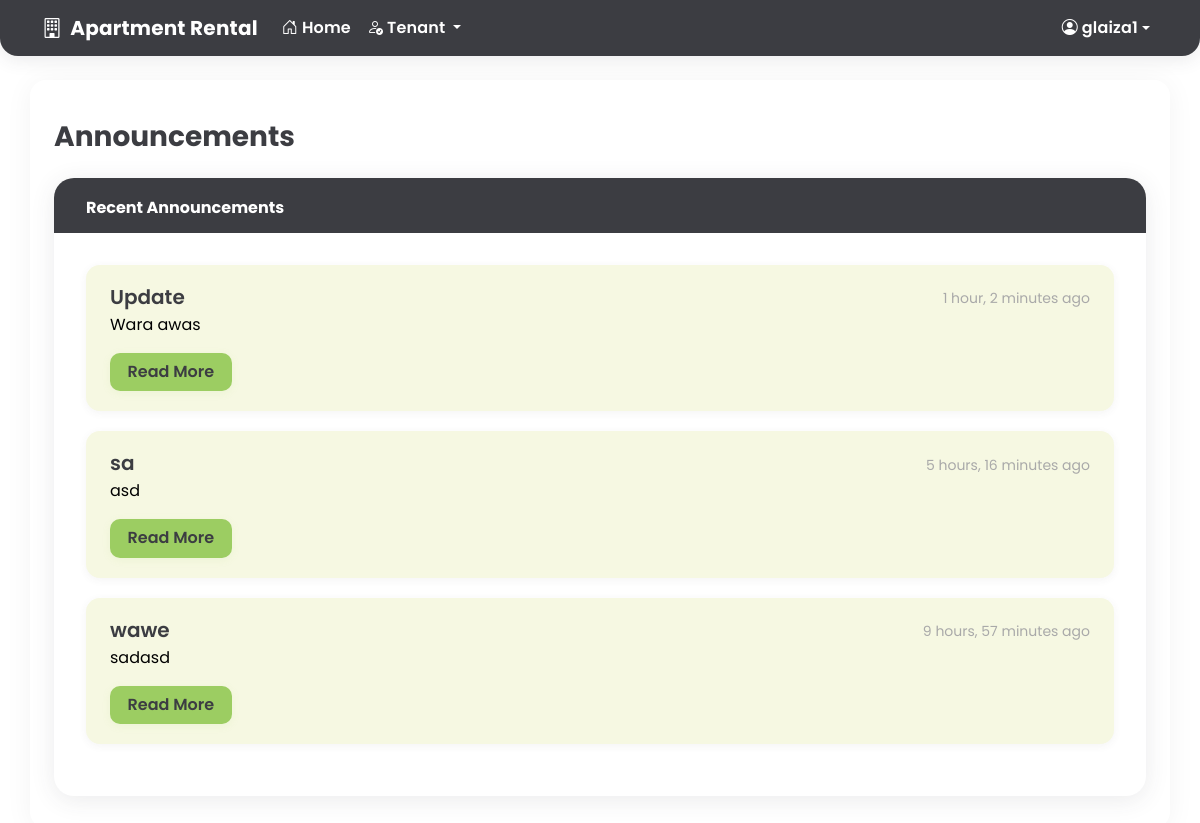
Screenshot of /tenant/announcements/ (signed in) with the database file from the repository.
### core/models.py (models this page shows, shortened)
class User(AbstractUser):
    CLIENT = 1
    TENANT = 2
    ADMIN = 3
    ROLE_CHOICES = (
        (CLIENT, 'Client'),
        (TENANT, 'Tenant'),
        (ADMIN, 'Admin'),
    )
    role = models.PositiveSmallIntegerField(choices=ROLE_CHOICES, default=CLIENT)
    phone_number = models.CharField(max_length=20, blank=True, null=True)
    facebook_account = models.URLField(blank=True, null=True)
    address = models.TextField(blank=True, null=True)
    occupation = models.CharField(max_length=100, blank=True, null=True)
    profile_picture = models.ImageField(upload_to='profile_pics/', blank=True, null=True)

class Announcement(models.Model):
    title = models.CharField(max_length=200)
    content = models.TextField()
    author = models.ForeignKey(User, on_delete=models.CASCADE)
    created_at = models.DateTimeField(auto_now_add=True)
    updated_at = models.DateTimeField(auto_now=True)
    is_global = models.BooleanField(default=True)
    recipients = models.ManyToManyField(User, related_name='announcements', blank=True)

### core/views.py (the view)
# urls.py: path('tenant/announcements/', views.tenant_announcements, name='tenant_announcements'),
@login_required
def tenant_announcements(request):
    if request.user.role != User.TENANT:
        return redirect('dashboard')
    announcements = Announcement.objects.filter(
        Q(is_global=True) | Q(recipients=request.user)
    ).order_by('-created_at')
    return render(request, 'tenant/announcements.html', {'announcements': announcements})

### templates/tenant/announcements.html (shortened to what this page needs)
{% extends 'base.html' %}
{% block content %}
<div class="container tenant-announcements-container">
    <h1 class="h3 mb-4" style="color:var(--charcoal);font-weight:700;">Announcements</h1>
    <div class="tenant-announcement-card">
        <div class="tenant-announcement-header">
            <h6>Recent Announcements</h6>
        </div>
        <div class="tenant-announcement-body">
            {% if announcements %}
                <div>
                    {% for announcement in announcements %}
                    <div class="tenant-announcement-list-item">
                        <div class="d-flex w-100 justify-content-between align-items-center">
                            <h5 class="mb-1">{{ announcement.title }}</h5>
                            <small>{{ announcement.created_at|timesince }} ago</small>
                        </div>
                        <p class="mb-1">{{ announcement.content|truncatewords:20 }}</p>
                        <div class="mt-2">
                            <a href="{% url 'tenant_announcement_detail' announcement.id %}" class="tenant-announcement-btn btn btn-sm">
                                Read More
                            </a>
                        </div>
                    </div>
                    {% endfor %}
                </div>
            {% else %}
                <div class="alert alert-info">
                    No announcements available.
                </div>
            {% endif %}
        </div>
    </div>
</div>
{% endblock %}

### templates/partials/_navbar.html (shortened to what this page needs)
<nav class="navbar navbar-expand-lg navbar-charcoal">
    <div class="container">
        <a class="navbar-brand fw-bold d-flex align-items-center" href="{% url 'home' %}">
            <i class="bi bi-building me-2"></i>Apartment Rental
        </a>
        <div class="collapse navbar-collapse" id="navbarNav">
            <ul class="navbar-nav me-auto">
                <li class="nav-item">
                    <a class="nav-link" href="{% url 'home' %}">
                        <i class="bi bi-house-door me-1"></i>Home
                    </a>
                </li>
                {% if user.is_authenticated %}
                    {% if user.role == user.ADMIN or user.is_superuser %}
                        <li class="nav-item dropdown">
                            <a class="nav-link dropdown-toggle" href="#" id="adminDropdown" role="button" data-bs-toggle="dropdown">
                                <i class="bi bi-speedometer2 me-1"></i>Admin
                            </a>
                            <ul class="dropdown-menu">
                                <li><a class="dropdown-item" href="{% url 'admin_dashboard' %}"><i class="bi bi-grid me-2"></i>Dashboard</a></li>
                                <li><a class="dropdown-item" href="{% url 'admin_units_list' %}"><i class="bi bi-house-gear me-2"></i>Units</a></li>
                                <li><a class="dropdown-item" href="{% url 'admin_applications' %}"><i class="bi bi-file-earmark-text me-2"></i>Applications</a></li>
                                <li><a class="dropdown-item" href="{% url 'admin_tenants' %}"><i class="bi bi-people me-2"></i>Tenants</a></li>
                                <li><a class="dropdown-item" href="{% url 'admin_payments' %}"><i class="bi bi-cash-stack me-2"></i>Payments</a></li>
                                <li><a class="dropdown-item" href="{% url 'admin_announcements' %}"><i class="bi bi-megaphone me-2"></i>Announcements</a></li>
                                <li><a class="dropdown-item" href="{% url 'admin_leave_requests' %}"><i class="bi bi-door-open me-2"></i>Leave Requests</a></li>
                                <li><a class="dropdown-item" href="{% url 'admin_messages' %}"><i class="bi bi-chat-left-text me-2"></i>Messages</a></li>
                            </ul>
                        </li>
                    {% elif user.role == user.TENANT %}
                        <li class="nav-item dropdown">
                            <a class="nav-link dropdown-toggle" href="#" id="tenantDropdown" role="button" data-bs-toggle="dropdown">
                                <i class="bi bi-person-check me-1"></i>Tenant
                            </a>
                        </li>
                    {% endif %}
                {% endif %}
            </ul>
            <ul class="navbar-nav">
                {% if user.is_authenticated %}
                    <li class="nav-item dropdown">
                        <a class="nav-link dropdown-toggle d-flex align-items-center" href="#" id="userDropdown" role="button" data-bs-toggle="dropdown">
                            <i class="bi bi-person-circle me-1"></i>
                            <span class="d-none d-lg-inline">{{ user.username|truncatechars:12 }}</span>
                        </a>
                    </li>
                {% endif %}
            </ul>
        </div>
    </div>
</nav>

### static/css/style.css (style rules this page uses)
:root { --charcoal: #3C3D42; --kiwi-green: #9CCD62; --soft-cream: #F6F8E2; --sage-beige: #E0DDCA; --cloud-white: #FFFFFF; --error-red: #D9534F; --sky-blue: #5BC0DE; --success-olive: #6BA539; --neutral-gray: #A9A9A9; }
body { background-color: #f8f9fa; }
a { text-decoration: none; }
.btn { border-radius: 0.35rem; padding: 0.5rem 1rem; }

### templates/partials/_navbar.html (style rules this page uses)
.navbar-charcoal { background-color: var(--charcoal) !important; color: var(--cloud-white) !important; border-radius: 0 0 18px 18px; box-shadow: 0 4px 18px 0 rgba(60, 61, 66, 0.10); font-family: 'Poppins', Arial, sans-serif !important; padding-top: 0.5rem; padding-bottom: 0.5rem; }
.navbar-charcoal .navbar-brand, .navbar-charcoal .nav-link, .navbar-charcoal .bi { color: var(--cloud-white) !important; font-family: 'Poppins', Arial, sans-serif !important; font-weight: 600; letter-spacing: 0.01em; }

### templates/tenant/announcements.html (style rules this page uses)
.tenant-announcements-container { font-family: 'Poppins', Arial, sans-serif !important; margin-top: 2.5rem; }
.tenant-announcement-card { background: var(--cloud-white); border-radius: 20px; box-shadow: 0 4px 24px 0 rgba(60, 61, 66, 0.10); border: none; margin-bottom: 2rem; }
.tenant-announcement-header { background: var(--charcoal); color: var(--cloud-white); border-radius: 20px 20px 0 0; padding: 1.25rem 2rem 1rem 2rem; }
.tenant-announcement-header h6 { font-weight: 700; margin: 0; }
.tenant-announcement-body { padding: 2rem; }
.tenant-announcement-list-item { background: var(--soft-cream); border-radius: 14px; box-shadow: 0 2px 8px 0 rgba(60, 61, 66, 0.06); border: none; margin-bottom: 1.25rem; padding: 1.25rem 1.5rem; }
.tenant-announcement-list-item h5 { font-weight: 600; color: var(--charcoal); }
.tenant-announcement-list-item small { color: var(--neutral-gray); }
.tenant-announcement-btn { background: var(--kiwi-green); color: var(--charcoal); border-radius: 10px; font-weight: 600; border: none; box-shadow: 0 2px 8px 0 rgba(156, 205, 98, 0.10); padding: 0.45rem 1.1rem; font-size: 1rem; margin-top: 0.5rem; transition: background 0.2s, color 0.2s; }

### rows the page displays
User: username "glaiza1"
Announcement: title "Update", created_at "1 hour, 2 minutes", content "Wara awas"
Announcement: title "sa", created_at "5 hours, 16 minutes", content "asd"
Announcement: title "wawe", created_at "9 hours, 57 minutes", content "sadasd"
